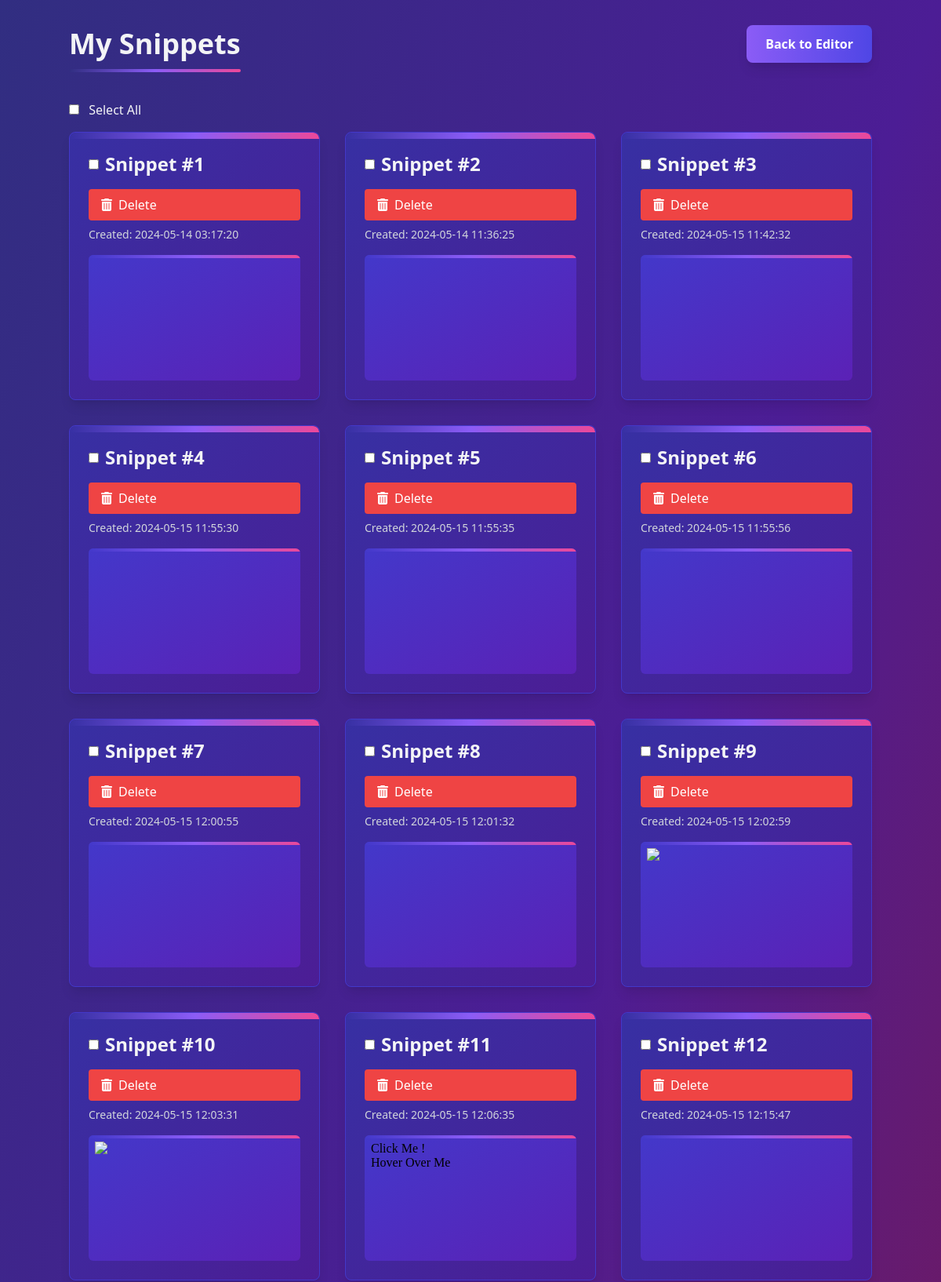
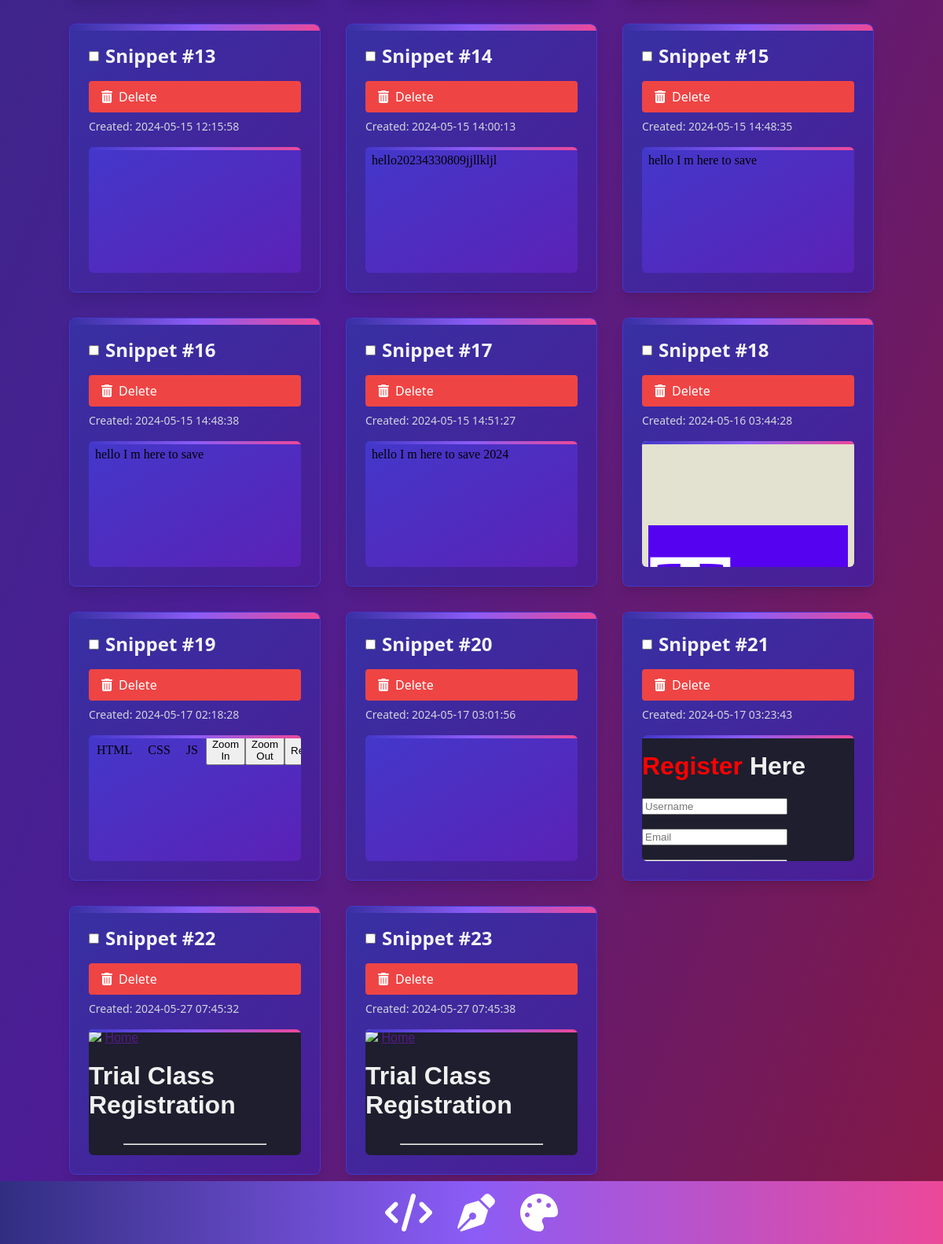
/snippets (signed in), run on the app's committed database (2 pictures, top to bottom).
### app.py (models this page shows)
class Snippet(db.Model):
    id = db.Column(db.Integer, primary_key=True)
    unique_id = db.Column(db.String(36), unique=True, default=lambda: str(uuid.uuid4()))
    html_code = db.Column(db.Text, nullable=True)
    css_code = db.Column(db.Text, nullable=True)
    js_code = db.Column(db.Text, nullable=True)
    user_id = db.Column(db.Integer, db.ForeignKey('user.id'))
    user = db.relationship('User', backref=db.backref('snippets', lazy=True))
    created_at = db.Column(db.DateTime, default=datetime.utcnow)

### app.py (the view)
@app.route('/snippets')
@login_required
def view_snippets():
    snippets = Snippet.query.filter_by(user_id=current_user.id).all()
    return render_template('view_snippets.html', snippets=snippets)

### app.py (called while the page is built)
@login_manager.user_loader
def load_user(user_id):
    return User.query.get(int(user_id))

### templates/view_snippets.html (shortened to what this page needs)
<!DOCTYPE html>
<html lang="en"
    class="bg-gradient-to-br from-indigo-900 via-purple-900 to-pink-900">
    <head>
        <link rel="stylesheet"
            href="https://cdn.jsdelivr.net/npm/tailwindcss@2.2.19/dist/tailwind.min.css">
        <link rel="stylesheet"
            href="https://cdnjs.cloudflare.com/ajax/libs/font-awesome/6.0.0-beta3/css/all.min.css"
>
    </head>
    <body
        class="bg-gradient-to-br from-indigo-900 via-purple-900 to-pink-900 text-gray-100 py-8 px-4 font-rubik">
        <div class="max-w-5xl mx-auto">
            <div class="flex justify-between items-center mb-12">
                <h1 class="text-4xl font-bold text-teal-400 relative">My
                    Snippets
                    <span
                        class="absolute -bottom-4 left-0 w-full h-1 bg-gradient-to-r from-teal-400 via-purple-500 to-pink-500 rounded-full"></span>
                </h1>
                <a href="/"
                    class="bg-gradient-to-r from-purple-500 to-indigo-600 hover:from-purple-600 hover:to-indigo-700 text-white font-bold py-3 px-6 rounded-lg shadow-lg transition">Back
                    to Editor</a>
            </div>
            <form action="{{ url_for('delete_selected_snippets') }}"
                method="post" onsubmit="return confirmMultipleDeletion()">
                <div class="mb-4">
                    {% if snippets %}
                    <input type="checkbox" onclick="toggleSelectAll(this)"
                        class="mr-2"> Select All
                    {% endif %}
                </div>
                <div
                    class="snippet-container grid grid-cols-1 md:grid-cols-2 lg:grid-cols-3 gap-8">
                    {% for snippet in snippets %}
                    <div
                        class="snippet bg-gradient-to-br from-indigo-800 to-purple-900 rounded-lg p-6 border border-indigo-700 shadow-lg relative overflow-hidden">
                        <div
                            class="absolute top-0 left-0 w-full h-2 bg-gradient-to-r from-teal-400 via-purple-500 to-pink-500 rounded-t-lg"></div>
                        <div class="flex items-center mb-4">
                            <input type="checkbox" name="snippet_ids"
                                value="{{ snippet.id }}" class="mr-2">
                            <a
                                href="{{ url_for('view_snippet', unique_id=snippet.unique_id) }}"
                                class="text-teal-400 font-bold text-2xl hover:text-teal-300 transition">Snippet
                                #{{ loop.index }}</a>
                        </div>
                        <a href="javascript:void(0);"
                            onclick="confirmDeletion({{ snippet.id }})"
                            class="bg-red-500 text-white px-4 py-2 rounded hover:bg-red-400 transition flex items-center">
                            <i class="fas fa-trash-alt mr-2"></i>Delete
                        </a>
                        <div class="text-gray-300 text-sm mt-2">Created: {{
                            snippet.created_at.strftime('%Y-%m-%d %H:%M:%S') if
                            snippet.created_at else 'Unknown' }}</div>
                        <div
                            class="snippet-preview mt-4 bg-gradient-to-br from-indigo-700 to-purple-800 rounded-md overflow-hidden relative">
                            <div
                                class="absolute top-0 left-0 w-full h-1 bg-gradient-to-r from-teal-400 via-purple-500 to-pink-500 rounded-t-md"></div>
                            <iframe srcdoc="{{ snippet.html_code }}"
                                class="w-full h-40 border-none"></iframe>
                        </div>
                    </div>
                    {% else %}
                    <p class="text-gray-300">No snippets found.</p>
                    {% endfor %}
                </div>
                <div class="mt-4">
                    {% if snippets %}
                    <button type="submit"
                        class="bg-red-500 text-white px-4 py-2 rounded hover:bg-red-400 transition">
                    </button>
                    {% endif %}
                </div>
            </form>
        </div>
        <div
            class="fixed bottom-0 left-0 w-full bg-gradient-to-r from-teal-400 via-purple-500 to-pink-500 py-4 shadow-lg">
            <div class="max-w-5xl mx-auto flex justify-center items-center">
                <div class="flex space-x-8">
                    <a href="#"
                        class="text-white hover:text-gray-200 transition">
                        <i class="fas fa-code fa-3x"></i>
                    </a>
                    <a href="#"
                        class="text-white hover:text-gray-200 transition">
                        <i class="fas fa-pen-nib fa-3x"></i>
                    </a>
                    <a href="#"
                        class="text-white hover:text-gray-200 transition">
                        <i class="fas fa-palette fa-3x"></i>
                    </a>
                </div>
            </div>
        </div>
    </body>
</html>

### static/css/style.css (style rules this page uses)
:root { --topbar-bg-color: #1e1e2e; --topbar-text-color: #f0f0f0; --tab-bg-color: #2e2e48; --tab-active-color: #4a5aef; --editor-bg-color: #1e1e2e; --output-border-color: #3e3e5e; --button-bg-color: #4a5aef; --button-text-color: #ffffff; --resize-handler-bg-color: #3e3e5e; --button-hover-color: #6872ef; --font-family: 'Poppins', sans-serif; --border-radius: 8px; --error-bg-color: #f8d7da; --error-text-color: #721c24; }
body { font-family: var(--font-family); margin: 0; display: flex; flex-direction: column; height: 100vh; background-color: var(--editor-bg-color); color: var(--topbar-text-color); overflow-x: hidden; }

### templates/view_snippets.html (style rules this page uses)
.snippet-container { animation: fadeInAnimation 1.5s ease-out forwards; }
.snippet { transition: transform 0.3s ease-out, box-shadow 0.3s ease-out; }

### data on the page
Snippet: created_at "2024-05-14 03:17:20"
Snippet: created_at "2024-05-14 11:36:25"
Snippet: created_at "2024-05-15 11:42:32"
Snippet: created_at "2024-05-15 11:55:30"
Snippet: created_at "2024-05-15 11:55:35"
Snippet: created_at "2024-05-15 11:55:56"
Snippet: created_at "2024-05-15 12:00:55"
Snippet: created_at "2024-05-15 12:01:32"
Snippet: created_at "2024-05-15 12:02:59"
Snippet: created_at "2024-05-15 12:03:31"
Snippet: created_at "2024-05-15 12:06:35"
Snippet: created_at "2024-05-15 12:15:47"
Snippet: created_at "2024-05-15 12:15:58"
Snippet: created_at "2024-05-15 14:00:13"
Snippet: created_at "2024-05-15 14:48:35"
Snippet: created_at "2024-05-15 14:48:38"
Snippet: created_at "2024-05-15 14:51:27"
Snippet: created_at "2024-05-16 03:44:28"
Snippet: created_at "2024-05-17 02:18:28"
Snippet: created_at "2024-05-17 03:01:56"
Snippet: created_at "2024-05-17 03:23:43"
Snippet: created_at "2024-05-27 07:45:32"
Snippet: created_at "2024-05-27 07:45:38"
